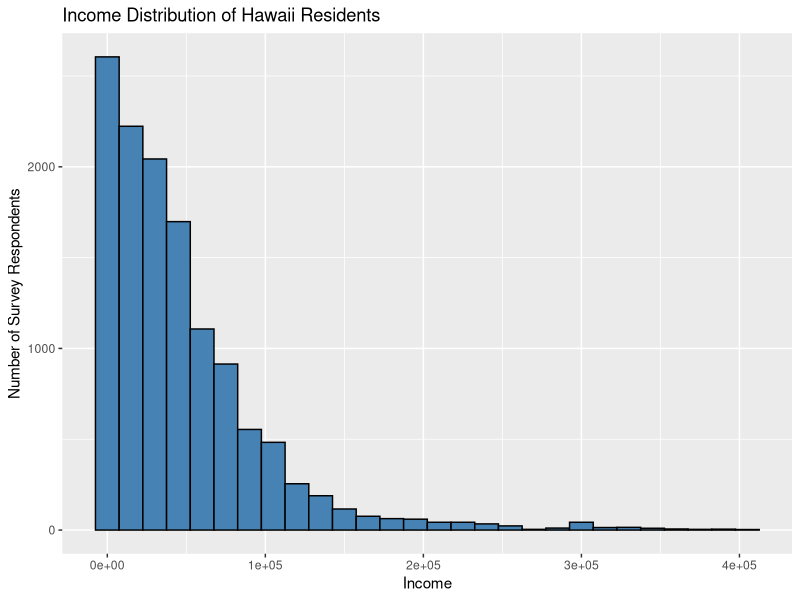
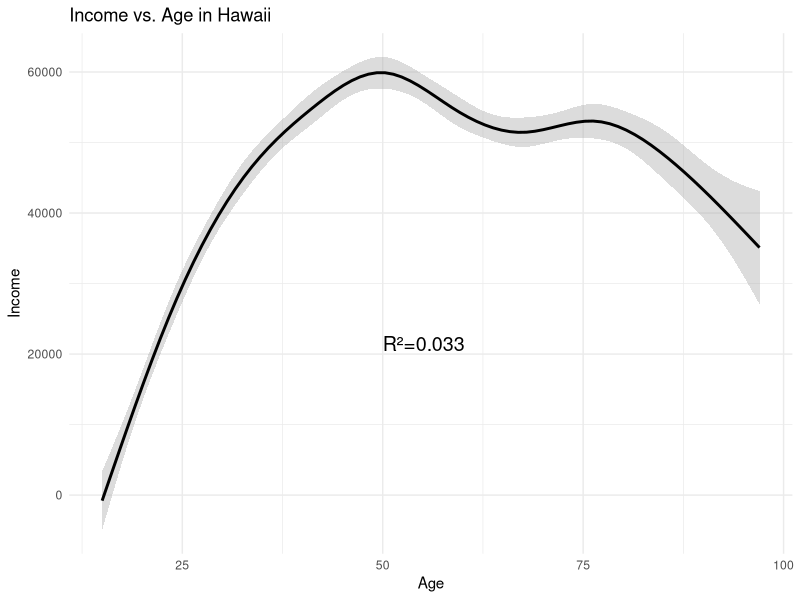
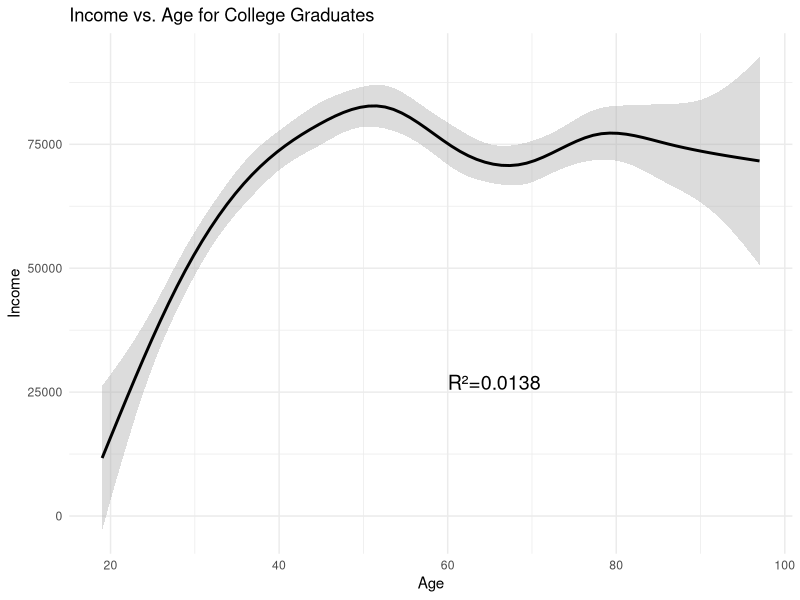
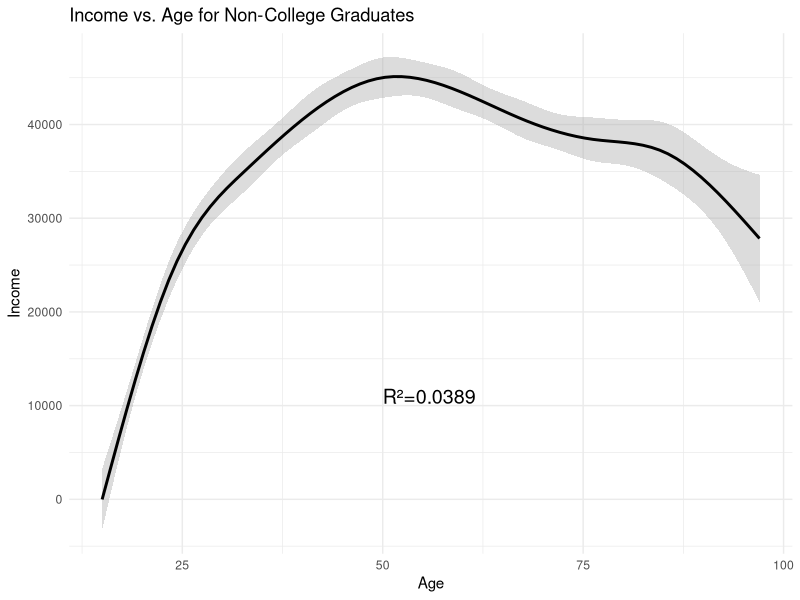

The R source for these figures, in order:
#Exercise 3
#Michael Manolakis - Econ 256 Data Vis - CRN 86179
#27 Jan 2025

#Load necessary library
library(tidyverse)
#set working directory; checker for dependent directory
if (Sys.info()['sysname'] == "Windows") {
  setwd("C:/Users/Michael/Desktop/Spring 2025/3 - Econ 256/R Studio Files/exercise3")
} else if (Sys.info()['sysname'] == "Linux") {
  setwd("~/Desktop/Spring 2025/3 - Econ 256/R Studio Files/exercise3")
}

#Load the dataset
mydata<-read_csv("acs_HI_2022.csv")
#sidenote, the table has ages up to 97 years old, so i was unsure if we needed
#to adjust for ages that were 66 and over or not. in my case i did not

#step 1: Summarize Income in Hawaii
#summary statistics for income
summary(mydata$INCOME)
#median income for Hawaii residents is: $33300

#a histogram for income distribution of Hawaii residents
ggplot(mydata,aes(x=INCOME))+
  geom_histogram(color="black",binwidth=15000,fill='steelblue') +
  ggtitle("Income Distribution of Hawaii Residents")+
  xlab("Income")+
  ylab("Number of Survey Respondents")

#step 2: Income Differences by Education and Age
#persons who graduated college
grads<-mydata%>%filter(COLLEGE==1)
#persons under 30
young<-mydata%>%filter(AGE<30)
#graduates under 30
younggrads<-mydata%>%filter(COLLEGE==1&AGE<30)

#median income for above subgroups
summary(grads$INCOME) 
summary(young$INCOME)
summary(younggrads$INCOME)

#Median income of college grads: $57980
#Median income of people under 30: $12000
#Median income of college grads under 30: $30440

#Step 3: Plot Income vs. Age
#Overall income vs age
ggplot(mydata,aes(x=AGE,y=INCOME))+
  geom_smooth(color="black",binwidth=15000,fill='darkgrey')+
  theme_minimal()+
  ggtitle("Income vs. Age in Hawaii")+
  xlab("Age")+
  ylab("Income")+
  annotate('text',x=50,y=21500,label=paste0('R²=',round(summary(lm(
    AGE~INCOME,data=mydata))$r.squared,4)),size=5,hjust=0)
#age that income overall peaks for is about 50 years old

#Income by age for college graduates
ggplot(grads,aes(x=AGE,y=INCOME))+
  geom_smooth(color="black",binwidth=15000,fill='darkgrey')+
  theme_minimal()+
  ggtitle("Income vs. Age for College Graduates")+
  xlab("Age")+
  ylab("Income")+
  annotate('text',x=60,y=27000,label=paste0('R²=',round(summary(lm(
    AGE~INCOME,data=grads))$r.squared,4)),size=5,hjust=0)
#age that income peaks for college graduates is about 51 years old

#Income by age for non-college graduates
nongrads<-mydata%>%
  filter(COLLEGE==0)

ggplot(nongrads,aes(x=AGE,y=INCOME))+
  geom_smooth(color="black",binwidth=15000,fill='darkgrey')+
  theme_minimal()+
  ggtitle("Income vs. Age for Non-College Graduates")+
  xlab("Age")+
  ylab("Income")+
  annotate('text',x=50,y=11000,label=paste0('R²=',round(summary(lm(
    AGE~INCOME,data=nongrads))$r.squared,4)),size=5,hjust=0)
#age that income peaks for non-graduates is about 50 years old

#Step 4: Calculate the income difference at age 40
#Filter data for age 40 with `group%>%filter(AGE==40)`
#mean and median income difference
average_diff_40<-mean((grads%>%filter(AGE==40))$INCOME,na.rm=TRUE)-
  mean((nongrads%>%filter(AGE==40))$INCOME,na.rm=TRUE)

median_diff_40<-median((grads%>%filter(AGE==40))$INCOME,na.rm=TRUE)-
  median((nongrads%>%filter(AGE==40))$INCOME,na.rm=TRUE)

#At age 40, college graduates based on the median make $43800 more, and based
#and based upon the average make about $39780 more
